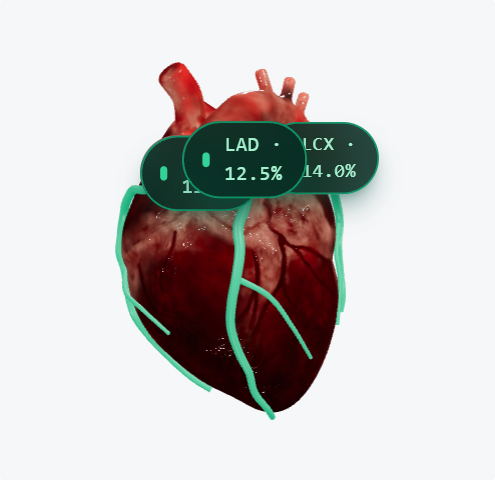
#> input picture docs/screenshots/round4/viewer-baseline/front.png, 495 x 480 px, found by its file name; its folder holds 4 pictures in this run
$ python compute_heart_luminance.py
#> lines starting #> are read from the running program, lines starting #| are printed output that depends on the picture; after the words box and inside, x2 and y2 are one past the last pixel; in counts of white or black regions, pixels touching at a corner belong together
from PIL import Image
import numpy as np

def compute_heart_luminance(image_path):
    img = Image.open(image_path).convert('RGB')
#> img is the input picture: PIL image 495x480 RGB; mean R, G, B 200.7, 197, 195.9
    arr = np.array(img, dtype=np.float32)

    # Background color in baseline is rgb(246, 247, 249)
    bg = np.array([246, 247, 249], dtype=np.float32)

    # Color difference from background
    diff = np.sqrt(np.sum((arr - bg) ** 2, axis=-1))
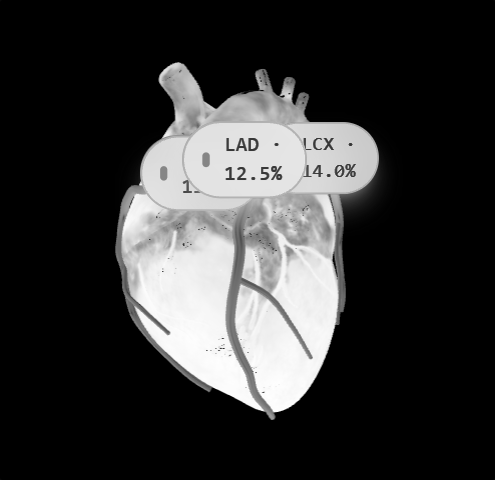
#> diff: shape (480, 495) float32; min 0, max 417.7, mean 87.2; drawn with min black and max white

    # Mask of heart pixels (diff > 15 to exclude slight anti-aliasing on background)
    heart_mask = diff > 15
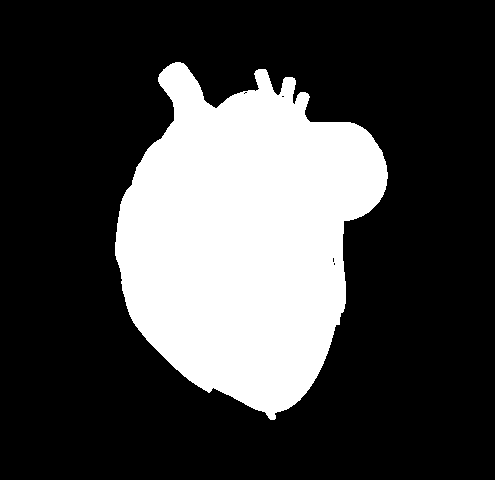
#> heart_mask: shape (480, 495) bool; 26.8% white; 1 white region, box (x1, y1, x2, y2) and area: (115, 62, 388, 420) 63706

    heart_count = np.sum(heart_mask)
#> heart_count = 63706
    total_pixels = arr.shape[0] * arr.shape[1]
#> total_pixels = 237600
    occupancy = (heart_count / total_pixels) * 100
#> occupancy = 26.81

    heart_pixels = arr[heart_mask]
    if len(heart_pixels) == 0:
        return 0, 0, 0

    # sRGB relative luminance (0 to 255)
    lum = 0.2126 * heart_pixels[:, 0] + 0.7152 * heart_pixels[:, 1] + 0.0722 * heart_pixels[:, 2]
    mean_lum = float(np.mean(lum))
#> mean_lum = 63.5
    mean_lum_normalized = mean_lum / 255.0
#> mean_lum_normalized = 0.249

    print(f"Image: {image_path}")
    print(f"Total pixels: {total_pixels}, Heart pixels: {heart_count} ({occupancy:.2f}%)")
#| Total pixels: 237600, Heart pixels: 63706 (26.81%)
    print(f"Mean luminance (0-255): {mean_lum:.2f}")
#| Mean luminance (0-255): 63.50
    print(f"Mean luminance (0-1): {mean_lum_normalized:.4f}")
#| Mean luminance (0-1): 0.2490
    return mean_lum, mean_lum_normalized, occupancy

if __name__ == '__main__':
    for view in ['front', 'left', 'back', 'right']:
        p = f"docs/screenshots/round4/viewer-baseline/{view}.png"
        compute_heart_luminance(p)
#> pass 2 of the loop `for view in ['front', 'left', 'back', 'right']:`:
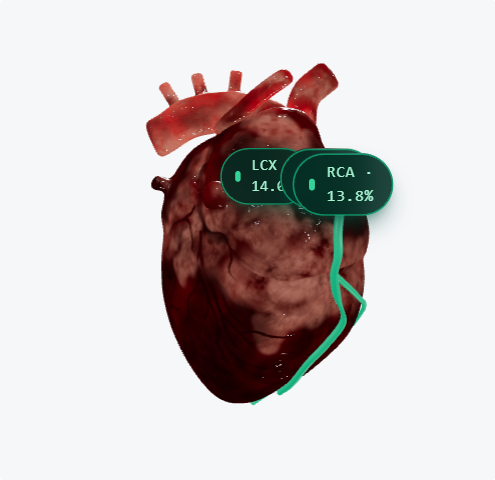
#> input picture docs/screenshots/round4/viewer-baseline/left.png, 495 x 480 px, found by its file name
#> in compute_heart_luminance, img is the input picture: PIL image 495x480 RGB; mean R, G, B 205.8, 198.5, 198.2
#> in compute_heart_luminance (call 2), `diff = np.sqrt(np.sum((arr - bg) ** 2, axis=-1))`:
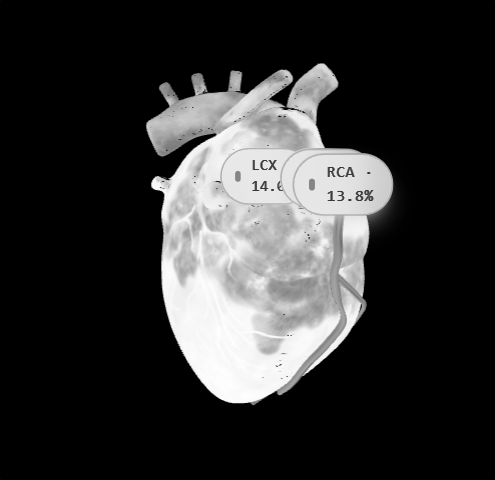
#> diff: shape (480, 495) float32; min 0, max 419.4, mean 81.8; drawn with min black and max white
#> in compute_heart_luminance (call 2), `heart_mask = diff > 15`:
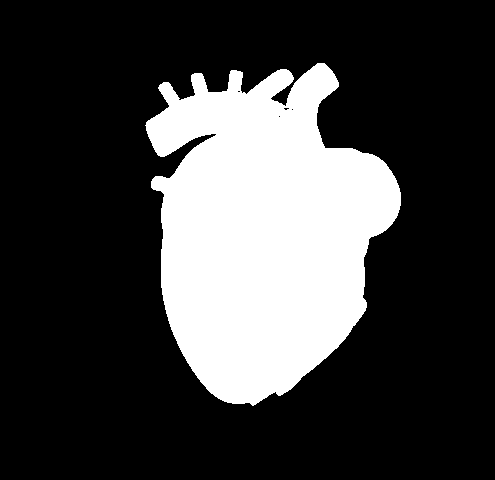
#> heart_mask: shape (480, 495) bool; 24.7% white; 1 white region, box (x1, y1, x2, y2) and area: (145, 63, 401, 406) 58698
#> heart_count = 58698
#> occupancy = 24.7
#> mean_lum = 57.25
#> mean_lum_normalized = 0.225
#| Total pixels: 237600, Heart pixels: 58698 (24.70%)
#| Mean luminance (0-255): 57.25
#| Mean luminance (0-1): 0.2245
#> pass 3 of the loop `for view in ['front', 'left', 'back', 'right']:`:
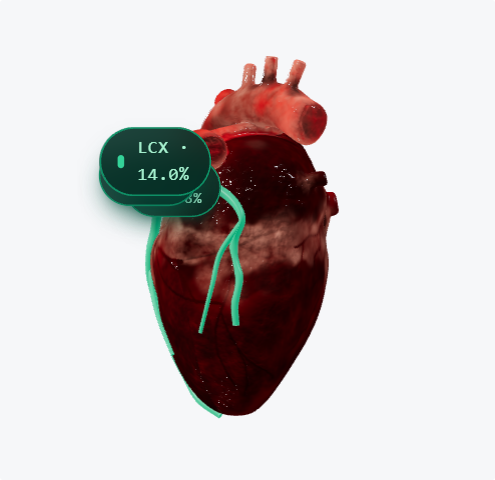
#> input picture docs/screenshots/round4/viewer-baseline/back.png, 495 x 480 px, found by its file name
#> in compute_heart_luminance, img is the input picture: PIL image 495x480 RGB; mean R, G, B 206.3, 200.4, 200.4
#> in compute_heart_luminance (call 3), `diff = np.sqrt(np.sum((arr - bg) ** 2, axis=-1))`:
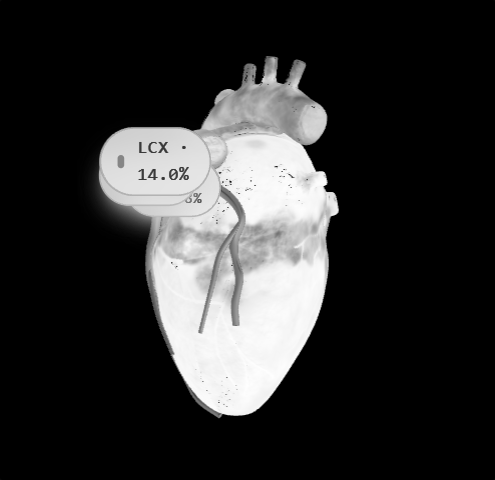
#> diff: shape (480, 495) float32; min 0, max 419.4, mean 79; drawn with min black and max white
#> in compute_heart_luminance (call 3), `heart_mask = diff > 15`:
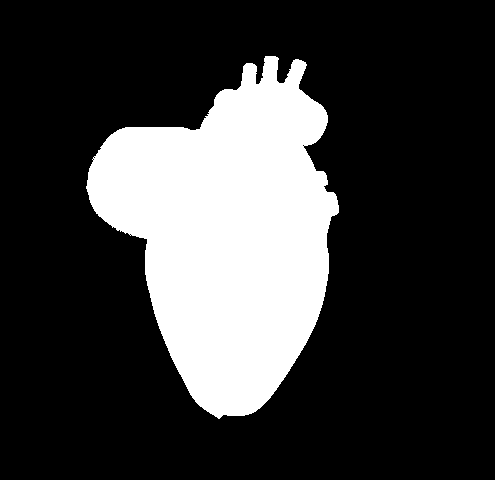
#> heart_mask: shape (480, 495) bool; 23.4% white; 1 white region, box (x1, y1, x2, y2) and area: (86, 56, 339, 419) 55687
#> heart_count = 55687
#> occupancy = 23.44
#> mean_lum = 53.96
#> mean_lum_normalized = 0.212
#| Total pixels: 237600, Heart pixels: 55687 (23.44%)
#| Mean luminance (0-255): 53.96
#| Mean luminance (0-1): 0.2116
#> the loop made 4 passes; the first 3 are shown
